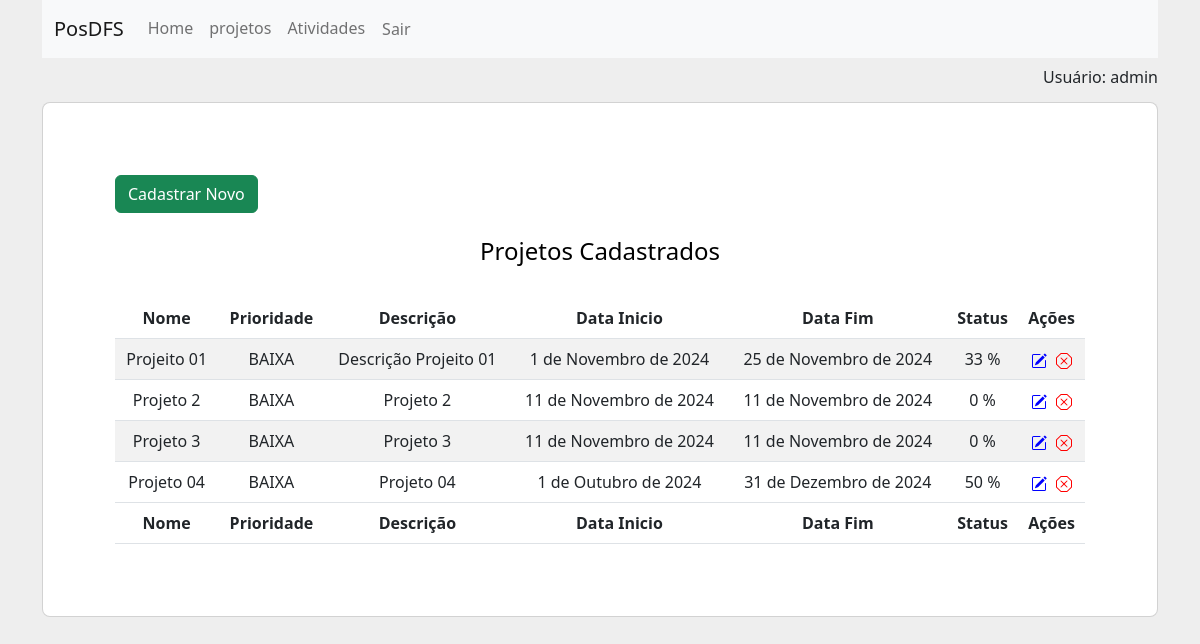
Before: /projetos/ (signed in) with the older database file.
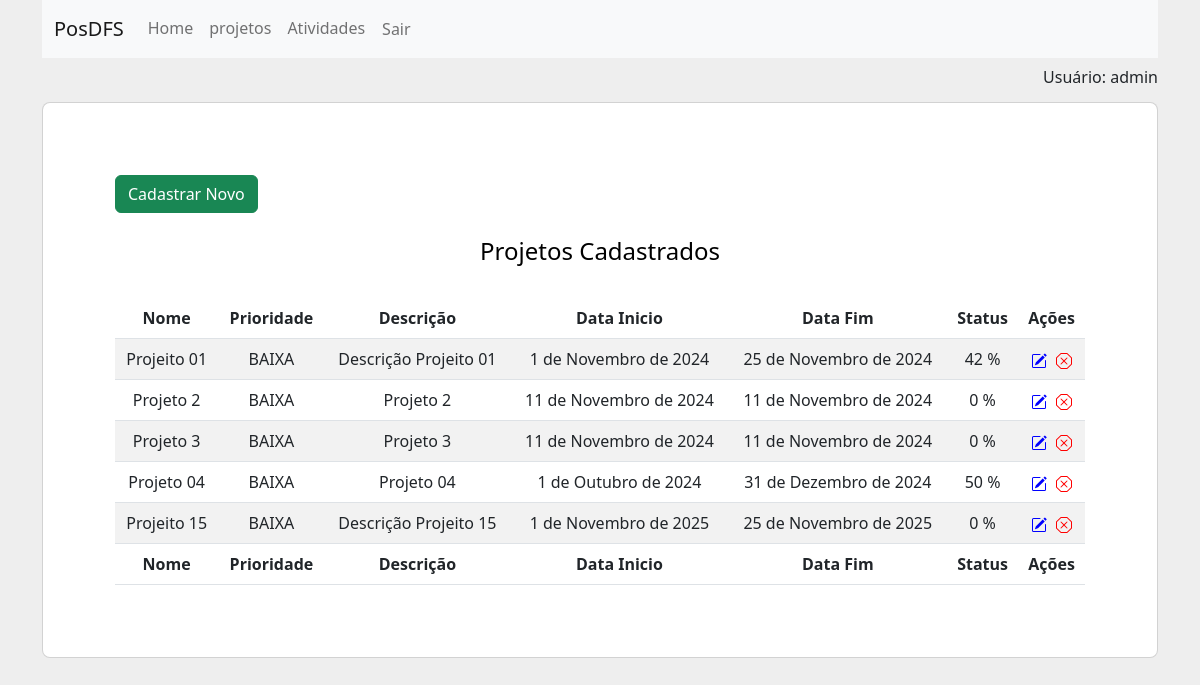
After: the same page with the newer database file.
### app/models.py (models this page shows, shortened)
class Projetos(models.Model):
    nome = models.CharField(max_length=200, blank=False, null=False, help_text='Informe o nome')
    prioridade = models.CharField(
        max_length=12,
        choices=TIPOS_PRIORIDADES,
        default='BAIXA',
    )
    descricao = models.TextField()
    data_inicio = models.DateField()
    data_fim = models.DateField()
    @property
    def percentual_concluido(self):
        atividades = self.atividades.all()  # Relacionamento inverso
        total_atividades = atividades.count()
        atividades_concluidas = atividades.filter(status_atividade="FINALIZADO").count()
        if total_atividades == 0:
            return 0  # Evita divisão por zero
        return int((atividades_concluidas / total_atividades) * 100)

### app/views.py (the view)
# urls.py: path('projetos/', ProjetosListCreateView.as_view(), name='projetos_api_list_create'),
@login_required
def projetos(request):
    dados = Projetos.objects.all()
    return render(request, 'projetos/projetos.html', {'dados': dados})

### app/templates/projetos/projetos.html (shortened to what this page needs)
{% extends 'base.html' %}
{% block content %}
    <div class="container" id="containerProject"><br />
        <div class="row d-flex justify-content-center align-items-center h-100">
            <div class="col-xl-12">
              <div class="card rounded-3 text-black">
                <div class="row g-0">
                  <div class="col-lg-12">
                    <div class="card-body p-md-5 mx-md-4">
                        <a href="/projetosform/"  title="Adicionar"><button  class='btn btn-success mt-4'  type="submit">Cadastrar Novo</button></a><br /><br />
        <center><h4>Projetos Cadastrados</h4></center>
    <div class="col-md-12 m-auto pt-4 pb-2 text-center">
    {% if dados|length > 0 %}
    <table id="example" class="table table-striped" style="width:100%">
        <thead>
            <tr>
                <th>Nome</th>
                <th>Prioridade</th>
                <th>Descrição</th>
                <th>Data Inicio</th>
                <th>Data Fim</th>
                <th>Status</th>
                <th>Ações</th>
            </tr>
        </thead>
        <tbody>
            {% for dado in dados %}
            <tr>
                <td>{{dado.nome}}</td>
                <td>{{dado.prioridade}}</td>
                <td>{{dado.descricao}}</td>
                <td>{{dado.data_inicio}}</td>
                <td>{{dado.data_fim}}</td>
                <td>{{dado.percentual_concluido}} %</td>
                <td>
                    <a href="/projetoseditar/{{dado.id}}/" title="Editar">
                      </a>
                      <a href="/projetosdeletar/{{dado.id}}/"  title="Deletar" style="margin-left:5px;">
                  </a></td>
            </tr>
            {% endfor %}
        </tbody>
        <tfoot>
            <tr>
                <th>Nome</th>
                <th>Prioridade</th>
                <th>Descrição</th>
                <th>Data Inicio</th>
                <th>Data Fim</th>
                <th>Status</th>
                <th>Ações</th>
            </tr>
        </tfoot>
    </table>
</div>
</div>
</div>
</div>
</div>
</div>
    {% endif %}
</div>
{% endblock %}

### app/templates/base.html (shortened to what this page needs)
<!DOCTYPE html>
<html lang="pt-br">
<head>
    <link href="https://cdn.jsdelivr.net/npm/bootstrap@5.2.2/dist/css/bootstrap.min.css" rel="stylesheet">
    <link href="https://cdn.datatables.net/2.1.8/css/dataTables.bootstrap5.css" rel="stylesheet">
</head>
<body>
    {% if user.is_authenticated %}
    <body>
    <div class="container">
        <div class="col-xl-12">
                <nav class="navbar navbar-expand-lg bg-light">
                    <div class="container-fluid">
                        <a class="navbar-brand" href="#">PosDFS</a>
                        <div class="collapse navbar-collapse" id="navbarNav">
                            <ul class="navbar-nav">
                                <li class="nav-item">
                                    <a class="nav-link"  href="/">Home</a>
                                </li>
                                <li class="nav-item">
                                    <a class="nav-link" href="/projetos/">projetos</a>
                                </li>
                                <li class="nav-item">
                                    <a class="nav-link" href="/atividades/">Atividades</a>
                                </li>
                                <li class="nav-item">
                                    <form action="{% url 'logout' %}" method="post" style="display: inline;">
                                        <button type="submit" class="nav-link btn">Sair</button>
                                    </form>
                                </li>
                            </ul>
                        </div>
                    </div>
                </nav>
                <div class="col-md-12 text-end margin_user">
                    Usuário: {{user.get_username}}
                </div>
        </div>
    </div>
</body>
    {% endif %}
    {% block content %}
    {% endblock %}
</body>
</html>

### app/templates/base.html (style rules this page uses)
body { background-color: #eeeeee; }
.margin_user { margin-top:7px; }

### app/templates/projetos/projetos.html (style rules this page uses)
#containerProject { margin-top:-11px; }

Changed rows visible on the page:
computed for Projetos "Projeito 01": percentual_concluido "33" → "42"
added Projetos: nome "Projeito 15", prioridade "BAIXA", descricao "Descrição Projeito 15", data_inicio "1 de Novembro de 2025", data_fim "25 de Novembro de 2025", percentual_concluido "0"
